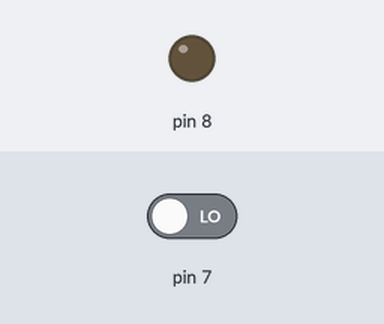
Simulated run of this sketch. Board: Arduino Uno, built with avr-gcc and run on an emulated ATmega328P. On the bench: output pins drawn as LEDs (lit = HIGH). The test bench sets the inputs (shaded band); at power-on: pin 7 LOW. What the sketch prints to the serial monitor is not drawn.

Above: at 1.2 s.
1.3 s: pin 7 driven HIGH
At 2.5 s:
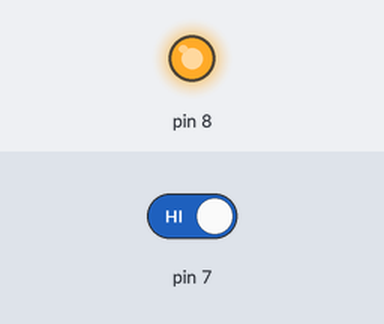
2.8 s: pin 7 driven LOW
At 3.9 s:
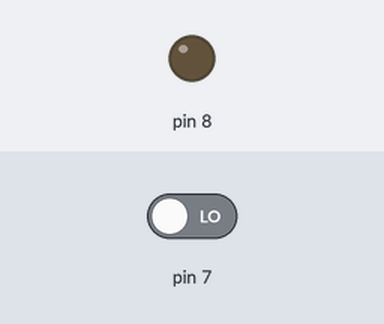
Timing chart, 0 to 5.8 s (numbered marks = the images above; inputs shaded):
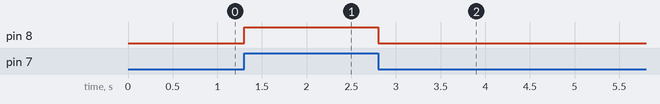

The sketch:

surprising_amur_bombul1.ino
```cpp
// C++ code
//
void setup()
{
  pinMode(7, INPUT);
  pinMode(8, OUTPUT);
  Serial.begin(9600);
}

void loop()
{
  Serial.println(digitalRead(7));

  if (digitalRead(7) == HIGH)
  {
   digitalWrite (8, HIGH);
  }
  else
  {
   digitalWrite (8, LOW);
  }
}
```

Measured:
- after the input at 1.3 s, pin 8: LOW → HIGH at once
- after the input at 2.8 s, pin 8: HIGH → LOW at once
